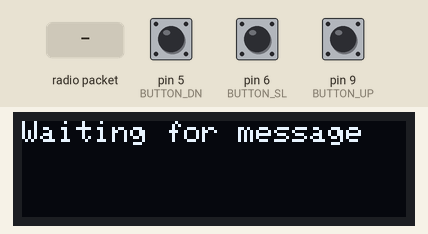
Recording of a sketch running on a simulated Arduino Uno, built with avr-gcc and run on an emulated ATmega328P. Shown: 128×32 one-colour display. Inputs (shaded band) come from the test bench; at power-on: pin 6 (BUTTON_SL) HIGH, pin 5 (BUTTON_DN) HIGH, pin 9 (BUTTON_UP) HIGH. The local clock reads 2024-03-15 10:24:30 at power-on unless the sketch sets it; no radio packets arrive unless stated.

Above: at 1.3 s.
1.4 s: radio packet "1" arrives
At 2.6 s:
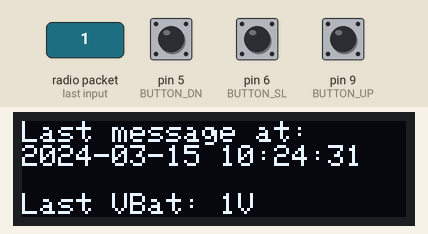
2.9 s: pin 6 (BUTTON_SL) pulled LOW for 3.2 s
At 5.3 s:
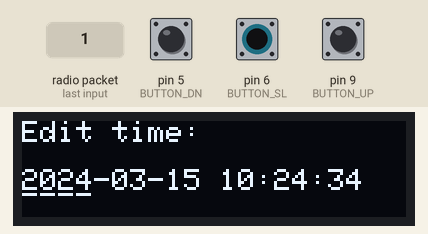
7.6 s: pin 6 (BUTTON_SL) pulled LOW for 0.15 s
At 8.3 s:
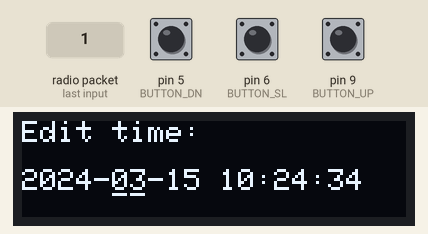
9.2 s: pin 5 (BUTTON_DN) pulled LOW for 1 s
At 10.4 s:
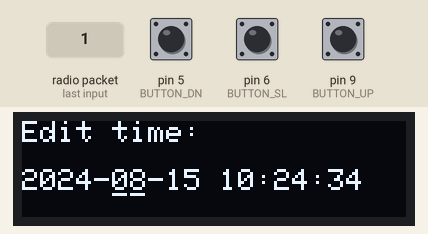
11.7 s: pin 9 (BUTTON_UP) pulled LOW for 3.2 s
At 15.2 s:
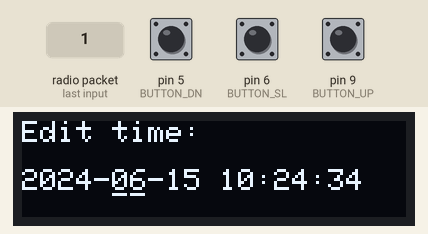
16.4 s: pin 6 (BUTTON_SL) pulsed LOW 5 times (0.12 s each, 0.3 s apart)
At 16.56 s:
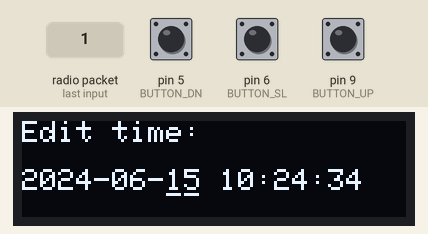
Timing chart, 0 to 19.4 s (numbered marks = the images above; inputs shaded):
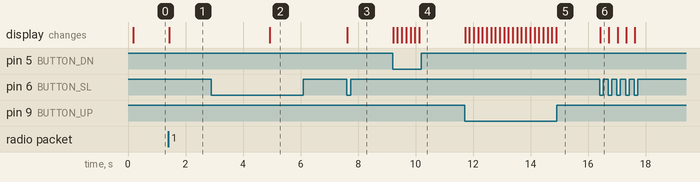

Measured:
- after the input at 1.4 s, the display: changes at once (image 1)
- after the input at 2.9 s, the display: changes after 2.0 s (image 2)
- after the input at 7.6 s, the display: changes at once (image 3)
- after the input at 9.2 s, the display: first changes at once (image 4 shows a later state)
- after the input at 11.7 s, the display: first changes at once (image 5 shows a later state)
- after the input at 16.4 s, the display: changes at once (image 6)

The sketch:

lora_receiver.ino
```cpp
// Feather9x_RX
// -*- mode: C++ -*-
// Example sketch showing how to create a simple messaging client (receiver)
// with the RH_RF95 class. RH_RF95 class does not provide for addressing or
// reliability, so you should only use RH_RF95 if you do not need the higher
// level messaging abilities.
// It is designed to work with the other example Feather9x_TX

#include <SPI.h>
#include <RH_RF95.h>
#include <Wire.h>
#include <Adafruit_GFX.h>
#include <Adafruit_SSD1306.h>
#include <DS3231.h>

#define RFM95_CS 8
#define RFM95_RST 4
#define RFM95_INT 7
#define RF95_FREQ 915.0

#define WIRE Wire

#define BUTTON_UP  9
#define BUTTON_SL  6
#define BUTTON_DN  5
#define SCREEN_TIMEOUT 60000

#define ENTER_EDIT_TIMEOUT 2000

#define HOLD_COOLDOWN 150

#define YEAR_UPPER_LIMIT 159
#define YEAR_LOWER_LIMIT 0
#define YEAR_UNDERLINE "\n\n____"

#define MONTH_UPPER_LIMIT 12
#define MONTH_LOWER_LIMIT 1
#define MONTH_UNDERLINE "\n\n     __"

#define DAY_LOWER_LIMIT 1
#define DAY_UNDERLINE "\n\n        __"

#define HOUR_UPPER_LIMIT 23
#define HOUR_LOWER_LIMIT 0
#define HOUR_UNDERLINE "\n\n           __"

#define MINUTE_UPPER_LIMIT 59
#define MINUTE_LOWER_LIMIT 0
#define MINUTE_UNDERLINE "\n\n              __"

#define SECOND_UPPER_LIMIT 59
#define SECOND_LOWER_LIMIT 0
#define SECOND_UNDERLINE "\n\n                 __"

const unsigned long int DAY_UPPER_LIMIT[] = {31, 28, 31, 30, 31, 30, 31, 31, 30, 31, 30, 31};

// Singleton instance of the radio driver
RH_RF95 rf95(RFM95_CS, RFM95_INT);

Adafruit_SSD1306 display = Adafruit_SSD1306(128, 32, &WIRE);

DS3231 rtc;

char msg[85];

void setup()
{
  pinMode(BUTTON_UP, INPUT_PULLUP);
  pinMode(BUTTON_SL, INPUT_PULLUP);
  pinMode(BUTTON_DN, INPUT_PULLUP);
  pinMode(RFM95_RST, OUTPUT);
  digitalWrite(RFM95_RST, HIGH);

  delay(100);

  // manual reset
  digitalWrite(RFM95_RST, LOW);
  delay(10);
  digitalWrite(RFM95_RST, HIGH);
  delay(10);

  Wire.begin();
  display.begin(SSD1306_SWITCHCAPVCC, 0x3C);
  rtc.setClockMode(false);

  display.clearDisplay();
  display.display();
  display.setTextSize(1);
  display.setTextColor(SSD1306_WHITE);
  display.setCursor(0, 0);

  if (!rf95.init())
  {
    while (1)
    {
      display.clearDisplay();
      display.print("Failed to init radio");
      display.setCursor(0, 0);
      display.display();
    }
  }

  // Defaults after init are 434.0MHz, modulation GFSK_Rb250Fd250, +13dbM
  if (!rf95.setFrequency(RF95_FREQ))
  {
    while (1)
    {
      display.clearDisplay();
      display.print("Failed to set freq");
      display.setCursor(0, 0);
      display.display();
    }
  }

  // Defaults after init are 434.0MHz, 13dBm, Bw = 125 kHz, Cr = 4/5, Sf = 128chips/symbol, CRC on

  // The default transmitter power is 13dBm, using PA_BOOST.
  // If you are using RFM95/96/97/98 modules which uses the PA_BOOST transmitter pin, then
  // you can set transmitter powers from 5 to 23 dBm:
  rf95.setTxPower(23, false);

  strcpy(msg, "Waiting for message");
  refreshDisplay();
}

unsigned long screenTime = SCREEN_TIMEOUT;
bool screenState = true;

bool isEditing = false;
int menuMode = 0;
void (*menuFunction[])(unsigned long) = {enterEditMode, editYear, editMonth, editDay, editHour, editMinute, editSecond};

bool century = false;
bool h12Flag;
bool pmFlag;

void loop()
{
  static unsigned long prevtime = 0;
  unsigned long currenttime = millis();
  unsigned long deltatime = currenttime - prevtime;

  if (screenTime > SCREEN_TIMEOUT)
  {
    if (screenState)
    {
      display.clearDisplay();
      display.display();
      screenState = false;
      menuMode = 0;
      isEditing = false;
    }
    if (!(digitalRead(BUTTON_SL) && digitalRead(BUTTON_UP) && digitalRead(BUTTON_DN)))
      wake();
  }
  else
    menuFunction[menuMode](deltatime);

  screenTime -= deltatime;
  prevtime = currenttime;


  if (rf95.available())
  {
    // Should be a message for us now
    uint8_t buf[RH_RF95_MAX_MESSAGE_LEN];
    uint8_t len = sizeof(buf);

    if (rf95.recv(buf, &len))
    {
      snprintf(msg, sizeof msg, "Last message at:\n2%03i-%02i-%02i %2i:%02i:%02i\n\nLast VBat: %sV", rtc.getYear(), rtc.getMonth(century), rtc.getDate(), rtc.getHour(h12Flag, pmFlag), rtc.getMinute(), rtc.getSecond(), buf);
      if (!isEditing)
        wake();

      // Send a reply
      uint8_t ack[] = "ACK";
      rf95.send(ack, sizeof ack);
      rf95.waitPacketSent();
    }
  }
}

void refreshDisplay(void)
{
  display.clearDisplay();
  display.print(msg);
  display.setCursor(0, 0);
  display.display();
}

void wake(void)
{
  refreshDisplay();
  screenTime = SCREEN_TIMEOUT;
  screenState = true;
}

unsigned long int yearBuffer, monthBuffer, dayBuffer, hourBuffer, minuteBuffer, secondBuffer;

unsigned long int dayUpperLimit;

char editmsg[85];

void enterEditMode(unsigned long deltatime)
{
  static unsigned long timeout = ENTER_EDIT_TIMEOUT;
  if (digitalRead(BUTTON_SL))
  {
    if (timeout != ENTER_EDIT_TIMEOUT)
      timeout = ENTER_EDIT_TIMEOUT;
  }
  else
  {
    timeout -= deltatime;
    if (timeout > ENTER_EDIT_TIMEOUT)
    {
      isEditing = true;
      menuMode = 1;
      yearBuffer = rtc.getYear();
      monthBuffer = rtc.getMonth(century);
      dayBuffer = rtc.getDate();
      hourBuffer = rtc.getHour(h12Flag, pmFlag);
      minuteBuffer = rtc.getMinute();
      secondBuffer = rtc.getSecond();
      timeout = ENTER_EDIT_TIMEOUT;
      refreshEditMenu(YEAR_UNDERLINE);
    }
  }
}

unsigned long cooldown = 0;
bool entry = false;

void editYear(unsigned long deltatime)
{
  if (entry)
  {
    bool up = !digitalRead(BUTTON_UP), down = !digitalRead(BUTTON_DN), select = !digitalRead(BUTTON_SL);
    if (up || down || select)
    {
      screenTime = SCREEN_TIMEOUT;
      if (cooldown > HOLD_COOLDOWN)
      {
        if (up)
        {
          if (yearBuffer < YEAR_UPPER_LIMIT)
            yearBuffer++;
          refreshEditMenu(YEAR_UNDERLINE);
        }
        else if (down)
        {
          if (yearBuffer > YEAR_LOWER_LIMIT)
            yearBuffer--;
          refreshEditMenu(YEAR_UNDERLINE);
        }
        else if (select)
        {
          entry = false;
          cooldown = 0;
          refreshEditMenu(MONTH_UNDERLINE);
          menuMode = 2;
          return;
        }
        cooldown = HOLD_COOLDOWN;
      }
      cooldown -= deltatime;
    }
    else if (cooldown != 0)
      cooldown = 0;
  }
  else if (digitalRead(BUTTON_SL))
    entry = true;
}

void editMonth(unsigned long deltatime)
{
  if (entry)
  {
    bool up = !digitalRead(BUTTON_UP), down = !digitalRead(BUTTON_DN), select = !digitalRead(BUTTON_SL);
    if (up || down || select)
    {
      screenTime = SCREEN_TIMEOUT;
      if (cooldown > HOLD_COOLDOWN)
      {
        if (up)
        {
          if (monthBuffer < MONTH_UPPER_LIMIT)
            monthBuffer++;
          else
            monthBuffer = MONTH_LOWER_LIMIT;
          refreshEditMenu(MONTH_UNDERLINE);
        }
        else if (down)
        {
          if (monthBuffer > MONTH_LOWER_LIMIT)
            monthBuffer--;
          else
            monthBuffer = MONTH_UPPER_LIMIT;
          refreshEditMenu(MONTH_UNDERLINE);
        }
        else if (select)
        {
          entry = false;
          cooldown = 0;
          dayUpperLimit = monthBuffer == 2 && isLeap(yearBuffer) ? 29 : DAY_UPPER_LIMIT[monthBuffer - 1];
          if (dayBuffer > dayUpperLimit)
            dayBuffer = dayUpperLimit;
          refreshEditMenu(DAY_UNDERLINE);
          menuMode = 3;
          return;
        }
        cooldown = HOLD_COOLDOWN;
      }
      cooldown -= deltatime;
    }
    else if (cooldown != 0)
      cooldown = 0;
  }
  else if (digitalRead(BUTTON_SL))
    entry = true;
}

void editDay(unsigned long deltatime)
{
  if (entry)
  {
    bool up = !digitalRead(BUTTON_UP), down = !digitalRead(BUTTON_DN), select = !digitalRead(BUTTON_SL);
    if (up || down || select)
    {
      screenTime = SCREEN_TIMEOUT;
      if (cooldown > HOLD_COOLDOWN)
      {
        if (up)
        {
          if (dayBuffer < dayUpperLimit)
            dayBuffer++;
          else
            dayBuffer = DAY_LOWER_LIMIT;
          refreshEditMenu(DAY_UNDERLINE);
        }
        else if (down)
        {
          if (dayBuffer > DAY_LOWER_LIMIT)
            dayBuffer--;
          else
            dayBuffer = dayUpperLimit;
          refreshEditMenu(DAY_UNDERLINE);
        }
        else if (select)
        {
          entry = false;
          cooldown = 0;
          refreshEditMenu(HOUR_UNDERLINE);
          menuMode = 4;
          return;
        }
        cooldown = HOLD_COOLDOWN;
      }
      cooldown -= deltatime;
    }
    else if (cooldown != 0)
      cooldown = 0;
  }
  else if (digitalRead(BUTTON_SL))
    entry = true;
}

void editHour(unsigned long deltatime)
{
  if (entry)
  {
    bool up = !digitalRead(BUTTON_UP), down = !digitalRead(BUTTON_DN), select = !digitalRead(BUTTON_SL);
    if (up || down || select)
    {
      screenTime = SCREEN_TIMEOUT;
      if (cooldown > HOLD_COOLDOWN)
      {
        if (up)
        {
          if (hourBuffer < HOUR_UPPER_LIMIT)
            hourBuffer++;
          else
            hourBuffer = HOUR_LOWER_LIMIT;
          refreshEditMenu(HOUR_UNDERLINE);
        }
        else if (down)
        {
          if (hourBuffer > HOUR_LOWER_LIMIT)
            hourBuffer--;
          else
            hourBuffer = HOUR_UPPER_LIMIT;
          refreshEditMenu(HOUR_UNDERLINE);
        }
        else if (select)
        {
          entry = false;
          cooldown = 0;
          refreshEditMenu(MINUTE_UNDERLINE);
          menuMode = 5;
          return;
        }
        cooldown = HOLD_COOLDOWN;
      }
      cooldown -= deltatime;
    }
    else if (cooldown != 0)
      cooldown = 0;
  }
  else if (digitalRead(BUTTON_SL))
    entry = true;
}

void editMinute(unsigned long deltatime)
{
  if (entry)
  {
    bool up = !digitalRead(BUTTON_UP), down = !digitalRead(BUTTON_DN), select = !digitalRead(BUTTON_SL);
    if (up || down || select)
    {
      screenTime = SCREEN_TIMEOUT;
      if (cooldown > HOLD_COOLDOWN)
      {
        if (up)
        {
          if (minuteBuffer < MINUTE_UPPER_LIMIT)
            minuteBuffer++;
          else
            minuteBuffer = MINUTE_LOWER_LIMIT;
          refreshEditMenu(MINUTE_UNDERLINE);
        }
        else if (down)
        {
          if (minuteBuffer > MINUTE_LOWER_LIMIT)
            minuteBuffer--;
          else
            minuteBuffer = MINUTE_UPPER_LIMIT;
          refreshEditMenu(MINUTE_UNDERLINE);
        }
        else if (select)
        {
          entry = false;
          cooldown = 0;
          refreshEditMenu(SECOND_UNDERLINE);
          menuMode = 6;
          return;
        }
        cooldown = HOLD_COOLDOWN;
      }
      cooldown -= deltatime;
    }
    else if (cooldown != 0)
      cooldown = 0;
  }
  else if (digitalRead(BUTTON_SL))
    entry = true;
}

void editSecond(unsigned long deltatime)
{
  if (entry)
  {
    bool up = !digitalRead(BUTTON_UP), down = !digitalRead(BUTTON_DN), select = !digitalRead(BUTTON_SL);
    if (up || down || select)
    {
      screenTime = SCREEN_TIMEOUT;
      if (cooldown > HOLD_COOLDOWN)
      {
        if (up)
        {
          if (secondBuffer < SECOND_UPPER_LIMIT)
            secondBuffer++;
          else
            secondBuffer = SECOND_LOWER_LIMIT;
          refreshEditMenu(SECOND_UNDERLINE);
        }
        else if (down)
        {
          if (secondBuffer > SECOND_LOWER_LIMIT)
            secondBuffer--;
          else
            secondBuffer = SECOND_UPPER_LIMIT;
          refreshEditMenu(SECOND_UNDERLINE);
        }
        else if (select)
        {
          entry = false;
          cooldown = 0;
          rtc.setYear(yearBuffer);
          rtc.setMonth(monthBuffer);
          rtc.setDate(dayBuffer);
          rtc.setHour(hourBuffer);
          rtc.setMinute(minuteBuffer);
          rtc.setSecond(secondBuffer);
          refreshDisplay();
          menuMode = 0;
          isEditing = false;
          return;
        }
        cooldown = HOLD_COOLDOWN;
      }
      cooldown -= deltatime;
    }
    else if (cooldown != 0)
      cooldown = 0;
  }
  else if (digitalRead(BUTTON_SL))
    entry = true;
}

bool isLeap(int yr)
{
    if (yr % 400 == 0)
        return true;
    if (yr % 100 == 0)
        return false;
    if (yr % 4 == 0)
        return true;
    return false;
}

void refreshEditMenu(const char * underline)
{
  display.clearDisplay();
  snprintf(editmsg, sizeof editmsg, "Edit time:\n\n2%03lu-%02lu-%02lu %2lu:%02lu:%02lu", yearBuffer, monthBuffer, dayBuffer, hourBuffer, minuteBuffer, secondBuffer);
  display.print(editmsg);
  display.setCursor(0, 2);
  display.print(underline);
  display.setCursor(0, 0);
  display.display();
}
```
